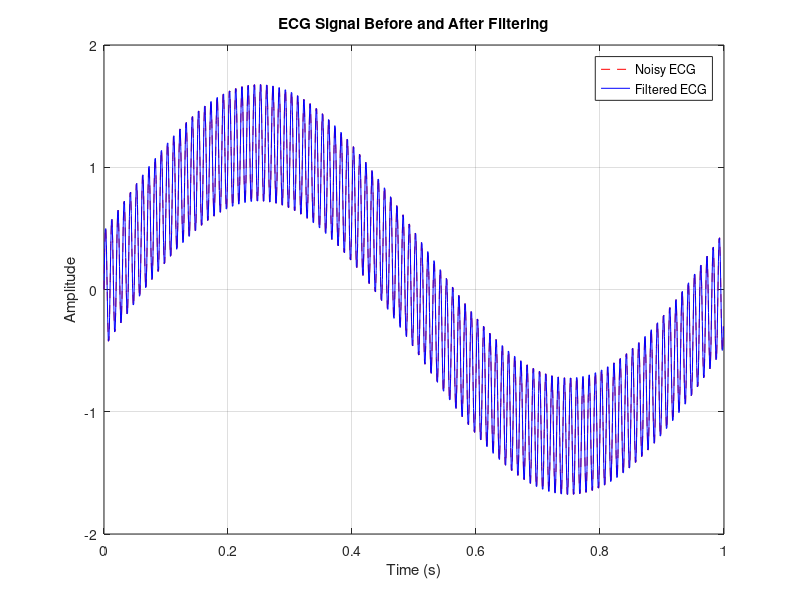

MATLAB code for this plot:
fs = 1000;              % Sampling frequency (Hz)
t = 0:1/fs:1-1/fs;      % Time vector
f_ecg = 1;              % ECG frequency (Hz)
f_noise = 100;          % Noise frequency (Hz)

% ECG Signal
ecg = 1.2 * sin(2*pi*f_ecg*t);
noise = 0.5 * sin(2*pi*f_noise*t);
signal = ecg + noise;

order = 2;
fc = 50;
wc = 2*pi*fc;
[b_analog, a_analog] = butter(order, wc, 's');

% Convert to digital using bilinear transform
[bd, ad] = bilinear(b_analog, a_analog, fs);

% Apply digital filter to signal
filtered = filter(bd, ad, signal);

% Plot signals
figure;
plot(t, signal, 'r--', 'DisplayName', 'Noisy ECG');
hold on;
plot(t, filtered, 'b', 'DisplayName', 'Filtered ECG');
title('ECG Signal Before and After Filtering');
xlabel('Time (s)');
ylabel('Amplitude');
legend;
grid on;
